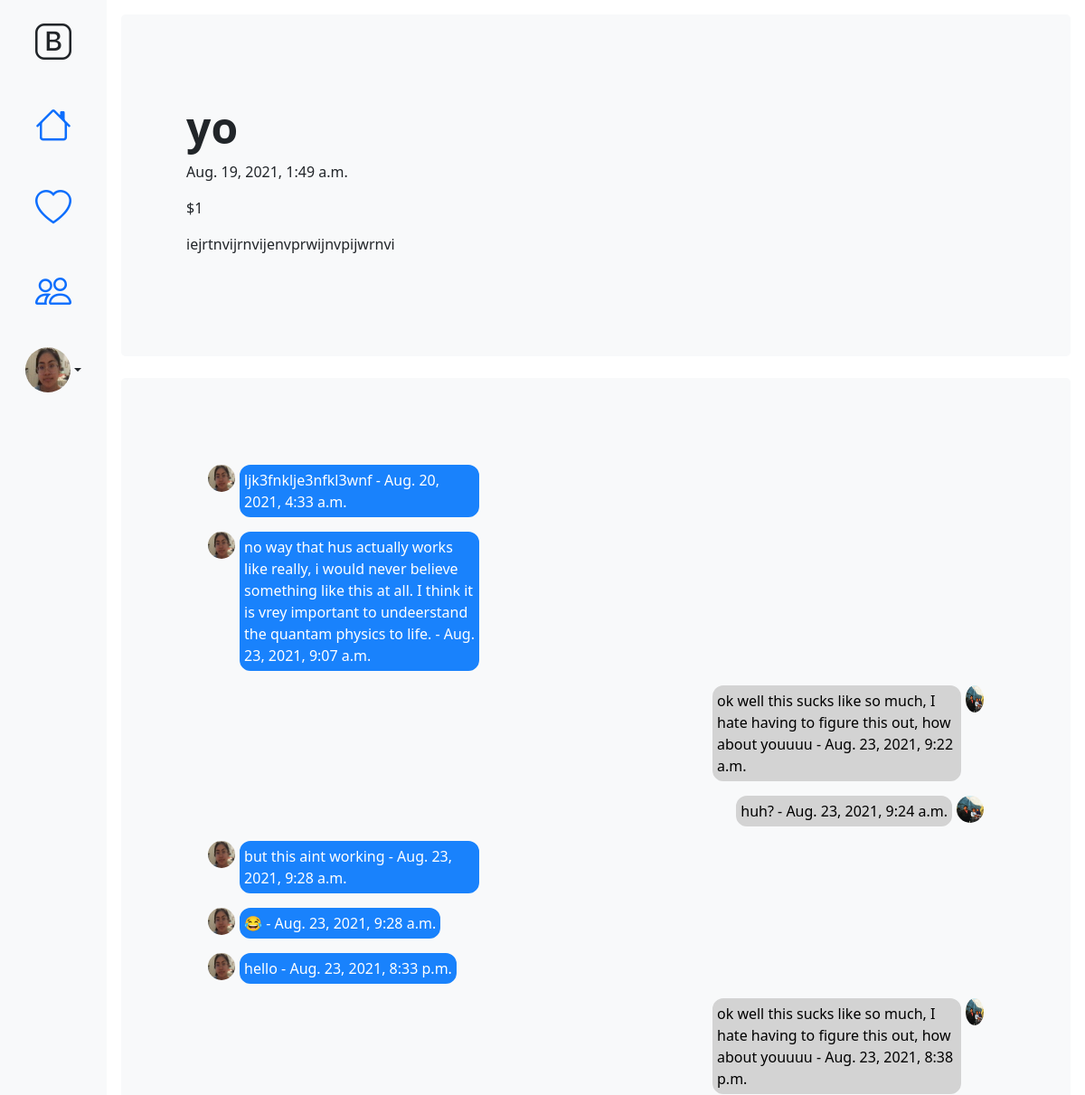
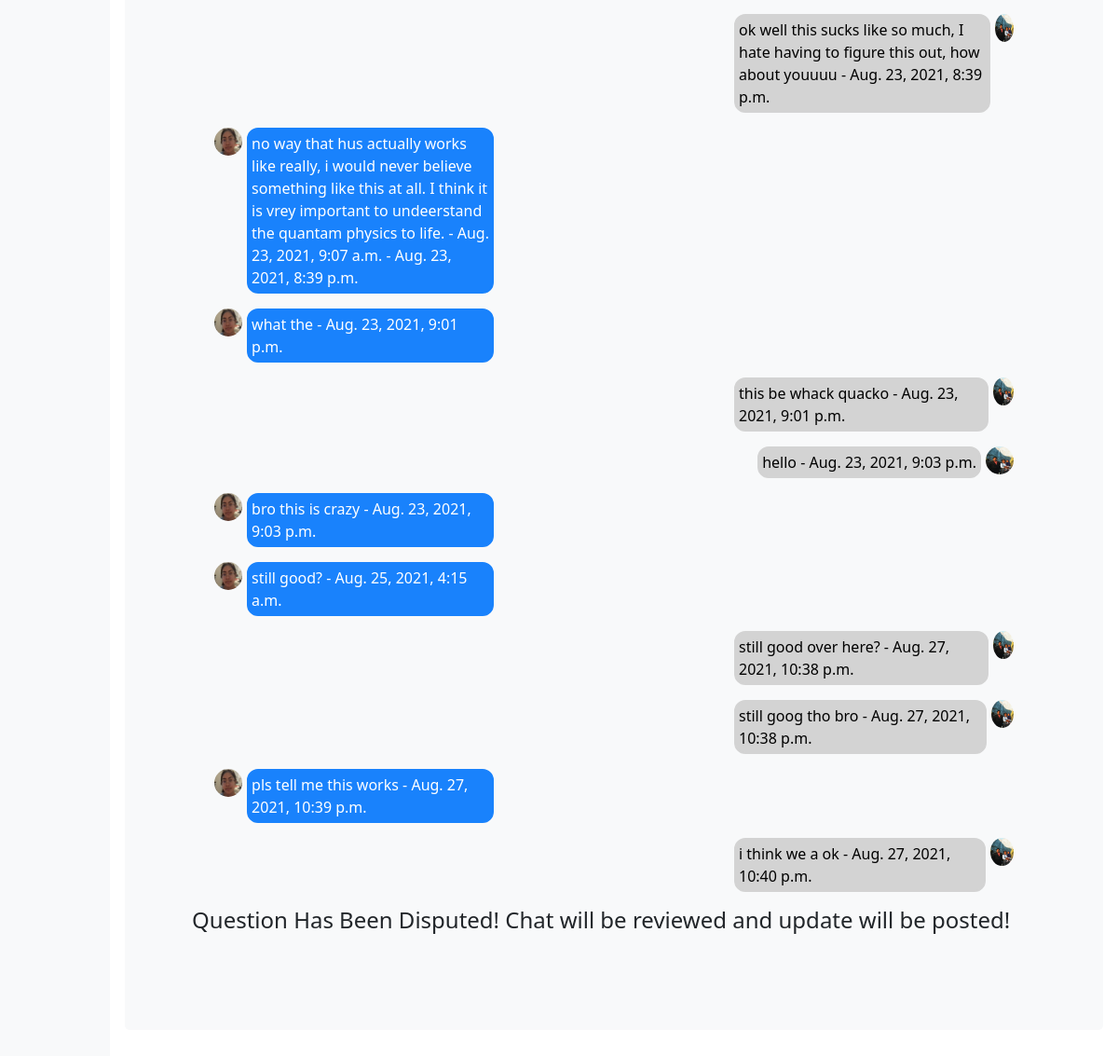
Screenshot of /specialist/room/YCPWHX (signed in) with the database file from the repository (2 pictures, top to bottom).
### firstApp/models.py (models this page shows, shortened)
class UserProfileInfo(models.Model):
    user = models.OneToOneField(User,on_delete=models.CASCADE)
    FIELD = models.TextChoices('FIELDTYPE', 'Medical Engineering Education Home General')
    USERTYPE = models.TextChoices('USERTYPE', 'User Specialist')
    profile_pic = models.ImageField(upload_to='profile_pics',blank=True)
    user_type = models.CharField(choices=USERTYPE.choices, max_length=10, default="User")
    field = models.CharField(choices=FIELD.choices, max_length=12, default="General")
    slug = models.SlugField(null=True)

class Rooms(models.Model):
    slug = models.SlugField(null=True)
    room_id = models.CharField(max_length=6,default=id_generator(), primary_key=True)
    user = models.CharField(max_length=20, default="")
    specialist = models.CharField(max_length=20, default="")
    active = models.BooleanField(default=True)
    question = models.ForeignKey(Question, on_delete=models.CASCADE, null=True)
    def valid_user(self, user):
        if user == self.user or user == self.specialist:
            return True
        return False

class Question(models.Model):
    PROGRESSTYPE = models.TextChoices('PROGRESSTYPE', 'Active Pending Archived Disputed')
    FIELDTYPE = models.TextChoices('FIELDTYPE', 'Medical Engineering Education Home General')
    title = models.CharField(max_length=200)
    author = models.ForeignKey('auth.User', on_delete=models.CASCADE, null=True)
    text = models.TextField()
    created_date = models.DateTimeField(default=timezone.now)
    price = models.PositiveIntegerField(default=1)
    field_type = models.CharField(choices=FIELDTYPE.choices, max_length=12, default="General")
    progress_type = models.CharField(choices=PROGRESSTYPE.choices, max_length=12, default="Pending")
    room = models.CharField(max_length=6, default="")
    def check_disputed(self):
        if self.progress_type == 'Disputed':
            return True
        return False

class Messages(models.Model):
    creator = models.ForeignKey(User,on_delete=models.CASCADE, null=True)
    creator_name = models.CharField(max_length=200, default="")
    room = models.ForeignKey(Rooms, on_delete=models.CASCADE, null=True)
    text = models.TextField()
    created_date = models.DateTimeField(default=timezone.now)

### firstApp/views.py (the view, shortened to what this page needs)
# urls.py: path('specialist/room/<slug:slug>',views.roomDetailView.as_view(), name="room"),
class roomDetailView(UserPassesTestMixin,LoginRequiredMixin,DetailView):
    login_url = '/about/'
    redirect_field_name = ''
    template_name = "firstApp/room.html"
    context_object_name="room"
    model=Rooms
    def test_func(self):
        room_obj = self.get_object()
        return room_obj.valid_user(self.request.user.username)
    def get_context_data(self,**kwargs):
        room_obj = self.get_object()
        specialist_temp = get_object_or_404(User,username=room_obj.specialist)
        regular_temp = get_object_or_404(User,username=room_obj.user)
        specialist = get_object_or_404(UserProfileInfo,user=specialist_temp)
        regular = get_object_or_404(UserProfileInfo,user=regular_temp)
        context = super(roomDetailView,self).get_context_data(**kwargs)
        context['form']=MessageForm()
        context['messages']=Messages.objects.filter(room=context['room'])
        context['regular']=regular
        context['specialist']=specialist
        return context

### firstApp/context_processors.py (called while the page is built)
def firstContext(request):
    try:
        if request.user.is_authenticated:
            profile = get_object_or_404(UserProfileInfo,user=request.user)
            return {
                'profile': profile
            }
        return {'empty': ''}
    except:
        return {'profile':'hi'}

### firstApp/templates/firstApp/room.html (shortened to what this page needs)
{% extends "firstApp/base2.html" %}
{% block body_block %}
<div class="p-5 mb-4 bg-light rounded-3">
      <div class="container-fluid py-5">
        <h3 class="display-5 fw-bold ">{{room.question.title}}</h3>
        <p>{{room.question.created_date}}</p>
        <p>${{room.question.price}}</p>
        <p>{{room.question.text}}</p>
      </div>
    </div>
    <div class="p-5 mb-4 bg-light rounded-3">
          <div class="container-fluid py-5">
            <div id='chat-box' class="container">
              {% for message in messages %}
                {% if message.creator.username == profile.user.username %}
                  <div class="message-total-display-2">
                    {%if profile.profile_pic %}
                    <img class="image-left image-rounded" height="30px" width="30px" src="{{profile.profile_pic.url}}" alt="">
                    {%else%}
                    <i class="messages-left bi-person-circle h2"></i>
                    {%endif%}
                    <p class="messages-left"><span class="message-styling">{{message.text}} - {{message.created_date}}</span></p>
                  </div>
                {% else %}
                <div class="message-total-display">
                  <p class="messages-right"><span class="message-styling-2">{{message.text}} - {{message.created_date}}</span></p>
                  {%if profile.profile_pic %}
                    {%if profile.user_type == 'User' %}
                    <img class="image-right image-rounded" height="30px" width="30px" src="{{specialist.profile_pic.url}}" alt="">
                    {%else%}
                    <img class="image-right image-rounded" height="30px" width="30px" src="{{regular.profile_pic.url}}" alt="">
                    {%endif%}
                  {%else%}
                  <i class="messages-right bi-person-circle h2"></i>
                  {%endif%}
                </div>
                {% endif %}
              {% endfor %}
            </div>
            <div id="end-of-room" class="">
              {%if room.question.check_disputed%}
              <h4>Question Has Been Disputed! Chat will be reviewed and update will be posted!</h4>
              {%endif%}
            </div>
          </div>
        </div>
{% endblock %}

### firstApp/templates/firstApp/base2.html (shortened to what this page needs)
<!DOCTYPE html>
{% load static %}
<html lang="en" dir="ltr">
  <head>
    <link rel="stylesheet" href="{% static "css/style15.css" %}">
    <link rel="stylesheet" href="https://cdn.jsdelivr.net/npm/bootstrap-icons@1.4.0/font/bootstrap-icons.css">
    <link href="https://cdn.jsdelivr.net/npm/bootstrap@5.1.0/dist/css/bootstrap.min.css" rel="stylesheet">
  </head>
  <body>
    <div class="container-fluid">
        <div class="row">
            <div class="col-sm-auto bg-light sticky-top">
                <div class="d-flex flex-sm-column flex-row flex-nowrap bg-light align-items-center sticky-top">
                    <a href="{% url 'firstApp:about'%}" class="d-block p-3 link-dark text-decoration-none" title="" data-bs-toggle="tooltip" data-bs-placement="right" data-bs-original-title="Icon-only">
                        <i class="bi-bootstrap fs-1"></i>
                    </a>
                    <ul class="nav nav-pills nav-flush flex-sm-column flex-row flex-nowrap mb-auto mx-auto text-center align-items-center">
                        <li class="nav-item">
                            {% if profile.user_type == 'User' %}
                            <a href="{% url 'firstApp:home'%}" class="nav-link py-3 px-2" title="" data-bs-toggle="tooltip" data-bs-placement="right" data-bs-original-title="Home">
                                <i class="bi-house fs-1"></i>
                            </a>
                            {%else%}
                            <a href="{% url 'firstApp:homeSpecialist'%}" class="nav-link py-3 px-2" title="" data-bs-toggle="tooltip" data-bs-placement="right" data-bs-original-title="Home">
                                <i class="bi-house fs-1"></i>
                            </a>
                            {% endif %}
                        </li>
                        <li>
                            <a href="#" class="nav-link py-3 px-2" title="" data-bs-toggle="tooltip" data-bs-placement="right" data-bs-original-title="Products">
                                <i class="bi-heart fs-1"></i>
                            </a>
                        </li>
                        <li>
                            <a href="#" class="nav-link py-3 px-2" title="" data-bs-toggle="tooltip" data-bs-placement="right" data-bs-original-title="Customers">
                                <i class="bi-people fs-1"></i>
                            </a>
                        </li>
                    </ul>
                    <div class="dropdown">
                        <a href="#" class="d-flex align-items-center justify-content-center p-3 link-dark text-decoration-none dropdown-toggle" id="dropdownUser3" data-bs-toggle="dropdown" aria-expanded="false">
                            {%if profile.profile_pic %}
                            <img class="image-rounded" height="50px" width="50px" src="{{profile.profile_pic.url}}" alt="">
                            {%else%}
                            <i class="bi-person-circle h2"></i>
                            {%endif%}
                        </a>
                    </div>
                </div>
            </div>
            <div class="col-sm p-3 min-vh-100">
              {% block body_block %}{% endblock %}
            </div>
        </div>
    </div>
  </body>
</html>

### firstApp/static/css/style15.css (style rules this page uses)
.image-rounded { border-radius: 50%; }
.messages-left { display: inline-block; overflow-wrap: break-word; word-wrap: break-word; hyphens: auto; }
.messages-right { display: inline-block; overflow-wrap: break-word; word-wrap: break-word; hyphens: auto; }
.message-styling { padding: 3px; border: 2px solid #1982FC; border-radius: 12px; color: white; display: inline-block; background-color: #1982FC; }
.message-styling-2 { padding: 3px; border: 2px solid #d3d3d3; border-radius: 12px; color: black; background-color: #d3d3d3; display: inline-block; }
.message-total-display-2 { width:300px; display: flex; }
.message-total-display { width:300px; display: flex; justify-content: flex-end; margin-left: auto; }
.image-left { display: inline-block; margin-right: 5px; }
.image-right { display: inline-block; margin-left: 5px; }

### rows the page displays
UserProfileInfo: profile_pic (picture)
Rooms: question "yo", question.created_date "Aug. 19, 2021, 1:49 a.m.", question.price "1", question.text "iejrtnvijrnvijenvprwijnvpijwrnvi"
Messages: profile_pic (picture), text "ljk3fnklje3nfkl3wnf", created_date "Aug. 20, 2021, 4:33 a.m."
Messages: profile_pic (picture), text "no way that hus actually works like really, i would never believe something like this at all. I think it is vrey important to undeerstand the quantam physics to life.", created_date "Aug. 23, 2021, 9:07 a.m."
Messages: text "ok well this sucks like so much, I hate having to figure this out, how about youuuu", created_date "Aug. 23, 2021, 9:22 a.m.", profile_pic (picture)
Messages: text "huh?", created_date "Aug. 23, 2021, 9:24 a.m.", profile_pic (picture)
Messages: profile_pic (picture), text "but this aint working", created_date "Aug. 23, 2021, 9:28 a.m."
Messages: profile_pic (picture), text "😂", created_date "Aug. 23, 2021, 9:28 a.m."
Messages: profile_pic (picture), text "hello", created_date "Aug. 23, 2021, 8:33 p.m."
Messages: text "ok well this sucks like so much, I hate having to figure this out, how about youuuu", created_date "Aug. 23, 2021, 8:38 p.m.", profile_pic (picture)
Messages: text "ok well this sucks like so much, I hate having to figure this out, how about youuuu", created_date "Aug. 23, 2021, 8:39 p.m.", profile_pic (picture)
Messages: profile_pic (picture), text "no way that hus actually works like really, i would never believe something like this at all. I think it is vrey important to undeerstand the quantam physics to life. - Aug. 23, 2021, 9:07 a.m.", created_date "Aug. 23, 2021, 8:39 p.m."
Messages: profile_pic (picture), text "what the", created_date "Aug. 23, 2021, 9:01 p.m."
Messages: text "this be whack quacko", created_date "Aug. 23, 2021, 9:01 p.m.", profile_pic (picture)
Messages: text "hello", created_date "Aug. 23, 2021, 9:03 p.m.", profile_pic (picture)
Messages: profile_pic (picture), text "bro this is crazy", created_date "Aug. 23, 2021, 9:03 p.m."
Messages: profile_pic (picture), text "still good?", created_date "Aug. 25, 2021, 4:15 a.m."
Messages: text "still good over here?", created_date "Aug. 27, 2021, 10:38 p.m.", profile_pic (picture)
Messages: text "still goog tho bro", created_date "Aug. 27, 2021, 10:38 p.m.", profile_pic (picture)
Messages: profile_pic (picture), text "pls tell me this works", created_date "Aug. 27, 2021, 10:39 p.m."
Messages: text "i think we a ok", created_date "Aug. 27, 2021, 10:40 p.m.", profile_pic (picture)
